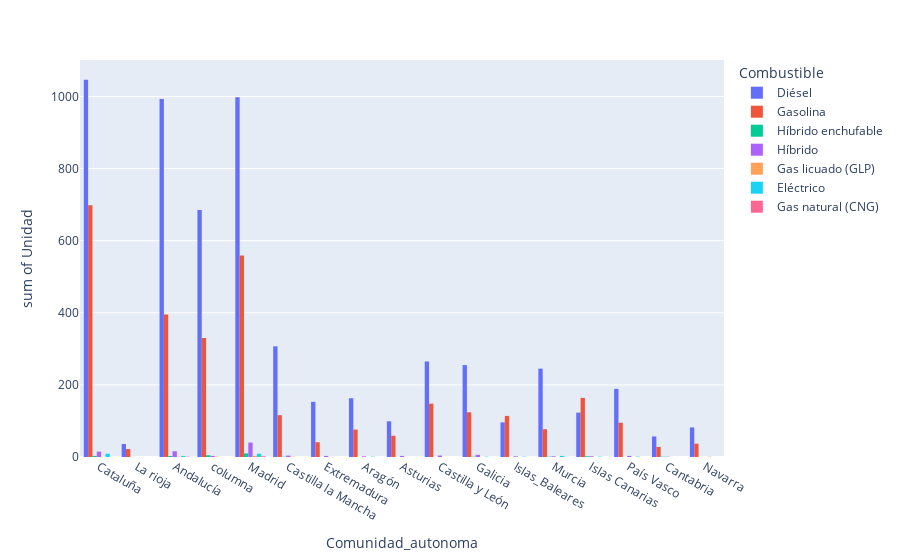

Notebook source saved alongside this figure:
### Code cell
#¿Cuál es el combustible mas vendido por comunidades?


fig2 = px.histogram(analisis, x='Comunidad_autonoma', y='Unidad', color='Combustible',
                    barmode='group')
fig2.show()

### Figure 1 — Plotly figure (JSON) as saved in the notebook; plotly's stock layout.template omitted (floating-point values rounded to 4 significant figures; data arrays with more than 128 entries replaced by an {"elided": "..."} marker saying what was removed)
{"data": [{"alignmentgroup": "True", "bingroup": "x", "histfunc": "sum", "hovertemplate": "Combustible=Diésel<br>Comunidad_autonoma=%{x}<br>sum of Unidad=%{y}<extra></extra>", "legendgroup": "Diésel", "marker": {"color": "#636efa", "pattern": {"shape": ""}}, "name": "Diésel", "offsetgroup": "Diésel", "orientation": "v", "showlegend": true, "type": "histogram", "x": {"elided": "5792 str values"}, "xaxis": "x", "y": {"elided": "5792 int values"}, "yaxis": "y"}, {"alignmentgroup": "True", "bingroup": "x", "histfunc": "sum", "hovertemplate": "Combustible=Gasolina<br>Comunidad_autonoma=%{x}<br>sum of Unidad=%{y}<extra></extra>", "legendgroup": "Gasolina", "marker": {"color": "#EF553B", "pattern": {"shape": ""}}, "name": "Gasolina", "offsetgroup": "Gasolina", "orientation": "v", "showlegend": true, "type": "histogram", "x": {"elided": "3083 str values"}, "xaxis": "x", "y": {"elided": "3083 int values"}, "yaxis": "y"}, {"alignmentgroup": "True", "bingroup": "x", "histfunc": "sum", "hovertemplate": "Combustible=Híbrido enchufable<br>Comunidad_autonoma=%{x}<br>sum of Unidad=%{y}<extra></extra>", "legendgroup": "Híbrido enchufable", "marker": {"color": "#00cc96", "pattern": {"shape": ""}}, "name": "Híbrido enchufable", "offsetgroup": "Híbrido enchufable", "orientation": "v", "showlegend": true, "type": "histogram", "x": ["Madrid", "Madrid", "Madrid", "Cantabria", "Andalucía", "Cataluña", "Galicia", "columna", "Madrid", "Castilla la Mancha", "Madrid", "Andalucía", "Andalucía", "Cataluña", "Islas Canarias", "Madrid", "columna", "Murcia", "Madrid", "Islas Canarias", "Madrid", "columna", "Cataluña", "columna", "Madrid", "columna", "Madrid"], "xaxis": "x", "y": [1, 1, 1, 1, 1, 1, 1, 1, 1, 1, 1, 1, 1, 1, 1, 1, 1, 1, 1, 1, 1, 1, 1, 1, 1, 1, 1], "yaxis": "y"}, {"alignmentgroup": "True", "bingroup": "x", "histfunc": "sum", "hovertemplate": "Combustible=Híbrido<br>Comunidad_autonoma=%{x}<br>sum of Unidad=%{y}<extra></extra>", "legendgroup": "Híbrido", "marker": {"color": "#ab63fa", "pattern": {"shape": ""}}, "name": "Híbrido", "offsetgroup": "Híbrido", "orientation": "v", "showlegend": true, "type": "histogram", "x": ["Andalucía", "Cataluña", "Castilla y León", "Andalucía", "Cantabria", "Murcia", "Madrid", "Madrid", "Madrid", "Galicia", "Castilla y León", "Murcia", "Madrid", "Madrid", "Extremadura", "Madrid", "Madrid", "Cataluña", "Madrid", "Madrid", "Andalucía", "Madrid", "Andalucía", "Madrid", "Madrid", "Castilla y León", "columna", "columna", "Castilla la Mancha", "Madrid", "Andalucía", "Cataluña", "Andalucía", "Madrid", "Aragón", "Madrid", "Aragón", "Madrid", "Madrid", "Madrid", "Madrid", "Madrid", "Galicia", "Galicia", "Castilla y León", "Andalucía", "Madrid", "Madrid", "Castilla la Mancha", "Madrid", "Andalucía", "Madrid", "Cataluña", "Islas_Baleares", "Extremadura", "Cataluña", "Madrid", "País Vasco", "Galicia", "Asturias", "Madrid", "Madrid", "Andalucía", "Cataluña", "Andalucía", "Islas Canarias", "Galicia", "Madrid", "Castilla la Mancha", "Madrid", "Madrid", "Cataluña", "Galicia", "Andalucía", "Madrid", "Castilla la Mancha", "Madrid", "Madrid", "Madrid", "Asturias", "Andalucía", "País Vasco", "Andalucía", "Cataluña", "Cataluña", "columna", "Cataluña", "Cataluña", "Madrid", "Asturias", "Andalucía", "País Vasco", "Andalucía", "Madrid", "Andalucía", "Extremadura", "Cataluña", "Cataluña", "Islas Canarias", "Madrid", "Islas_Baleares", "Madrid", "Cataluña", "Madrid", "Madrid", "Cataluña"], "xaxis": "x", "y": [1, 1, 1, 1, 1, 1, 1, 1, 1, 1, 1, 1, 1, 1, 1, 1, 1, 1, 1, 1, 1, 1, 1, 1, 1, 1, 1, 1, 1, 1, 1, 1, 1, 1, 1, 1, 1, 1, 1, 1, 1, 1, 1, 1, 1, 1, 1, 1, 1, 1, 1, 1, 1, 1, 1, 1, 1, 1, 1, 1, 1, 1, 1, 1, 1, 1, 1, 1, 1, 1, 1, 1, 1, 1, 1, 1, 1, 1, 1, 1, 1, 1, 1, 1, 1, 1, 1, 1, 1, 1, 1, 1, 1, 1, 1, 1, 1, 1, 1, 1, 1, 1, 1, 1, 1, 1], "yaxis": "y"}, {"alignmentgroup": "True", "bingroup": "x", "histfunc": "sum", "hovertemplate": "Combustible=Gas licuado (GLP)<br>Comunidad_autonoma=%{x}<br>sum of Unidad=%{y}<extra></extra>", "legendgroup": "Gas licuado (GLP)", "marker": {"color": "#FFA15A", "pattern": {"shape": ""}}, "name": "Gas licuado (GLP)", "offsetgroup": "Gas licuado (GLP)", "orientation": "v", "showlegend": true, "type": "histogram", "x": ["Madrid", "Navarra", "Andalucía", "columna", "Madrid", "Madrid", "Castilla la Mancha"], "xaxis": "x", "y": [1, 1, 1, 1, 1, 1, 1], "yaxis": "y"}, {"alignmentgroup": "True", "bingroup": "x", "histfunc": "sum", "hovertemplate": "Combustible=Eléctrico<br>Comunidad_autonoma=%{x}<br>sum of Unidad=%{y}<extra></extra>", "legendgroup": "Eléctrico", "marker": {"color": "#19d3f3", "pattern": {"shape": ""}}, "name": "Eléctrico", "offsetgroup": "Eléctrico", "orientation": "v", "showlegend": true, "type": "histogram", "x": ["Cataluña", "Murcia", "Madrid", "Madrid", "Murcia", "Cataluña", "Cataluña", "Aragón", "Cataluña", "Andalucía", "Islas Canarias", "Islas_Baleares", "Cataluña", "Cataluña", "Cataluña", "Madrid", "Andalucía", "Madrid", "Cataluña", "Madrid", "Murcia", "País Vasco", "Madrid", "Cataluña", "Madrid", "Madrid", "Galicia", "Andalucía", "Madrid"], "xaxis": "x", "y": [1, 1, 1, 1, 1, 1, 1, 1, 1, 1, 1, 1, 1, 1, 1, 1, 1, 1, 1, 1, 1, 1, 1, 1, 1, 1, 1, 1, 1], "yaxis": "y"}, {"alignmentgroup": "True", "bingroup": "x", "histfunc": "sum", "hovertemplate": "Combustible=Gas natural (CNG)<br>Comunidad_autonoma=%{x}<br>sum of Unidad=%{y}<extra></extra>", "legendgroup": "Gas natural (CNG)", "marker": {"color": "#FF6692", "pattern": {"shape": ""}}, "name": "Gas natural (CNG)", "offsetgroup": "Gas natural (CNG)", "orientation": "v", "showlegend": true, "type": "histogram", "x": ["Madrid", "Madrid", "Andalucía"], "xaxis": "x", "y": [1, 1, 1], "yaxis": "y"}], "layout": {"barmode": "group", "legend": {"title": {"text": "Combustible"}, "tracegroupgap": 0}, "margin": {"t": 60}, "xaxis": {"anchor": "y", "domain": [0, 1], "title": {"text": "Comunidad_autonoma"}}, "yaxis": {"anchor": "x", "domain": [0, 1], "title": {"text": "sum of Unidad"}}}}
